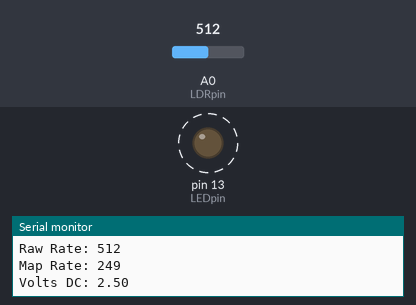
Recording of a sketch running on a simulated Arduino Uno, built with avr-gcc and run on an emulated ATmega328P. Shown: output pins drawn as LEDs (lit = HIGH), the last lines printed to the serial monitor. Dashed ring = blinking. The inputs (shaded band) are chosen by the test bench; at power-on: A0 (LDRpin) = 512.

Above: at 0.87 s.
1.3 s: A0 (LDRpin) set to 716
At 1.73 s:
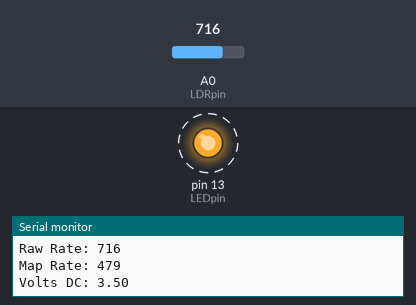
4.3 s: A0 (LDRpin) set to 511
At 4.5 s:
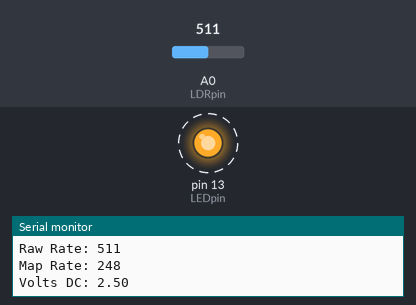
Timing chart, 0 to 13.3 s (numbered marks = the images above; inputs shaded):
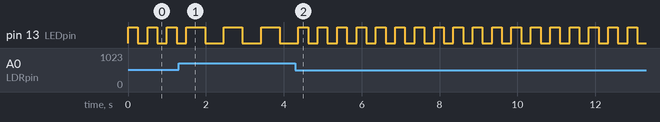

The sketch:

sunseekr.ino
```cpp
#define LEDpin  13                   // LED connected to digital pin 13
#define LDRpin  0                    // LDR connected to analog pin 0

const int minDuration = 10;         // Minimum delay between blinks
const int maxDuration = 800;        // Maximum delay between blinks

void setup()
{
  pinMode(LEDpin, OUTPUT);           // Set LED pin as an output
  Serial.begin(57600);               // Initialize serial port
}

void loop()
{
  int rate = analogRead(LDRpin);     // Read analog input
  float volts = (rate/1023.0) * 5.0;
  int rawRate = rate;                // Save raw analog input value

  if (rate < 300) rate = 800;        // Scale minimum limit
  if (rate > 1000) rate = 10;      // Scale maximum limit

  // Scale blink rate between min and max duration
  rate = map(rate, 300, 1000, minDuration, maxDuration);

  Serial.print("Raw Rate: ");
  Serial.println(rawRate);           // Send raw analog value to serial port

  Serial.print("Map Rate: ");
  Serial.println(rate);              // Send scaled analog value to serial port

  Serial.print("Volts DC: ");
  Serial.println(volts);
  Serial.println();

  digitalWrite(LEDpin, HIGH);        // Turn on LED
  delay(rate);                       // Delay is based on light level
  digitalWrite(LEDpin, LOW);         // Set LED off
  delay(rate);                       // Delay is based on light level
}
```

Measured:
- after the input at 1.3 s, pin 13 (LEDpin): alternates HIGH for 0.48 s and LOW for 0.48 s, starting after 0.68 s
- after the input at 4.3 s, pin 13 (LEDpin): alternates HIGH for 0.25 s and LOW for 0.25 s, starting after 0.32 s
- by itself, pin 13 (LEDpin): alternates HIGH for 0.25 s and LOW for 0.25 s
